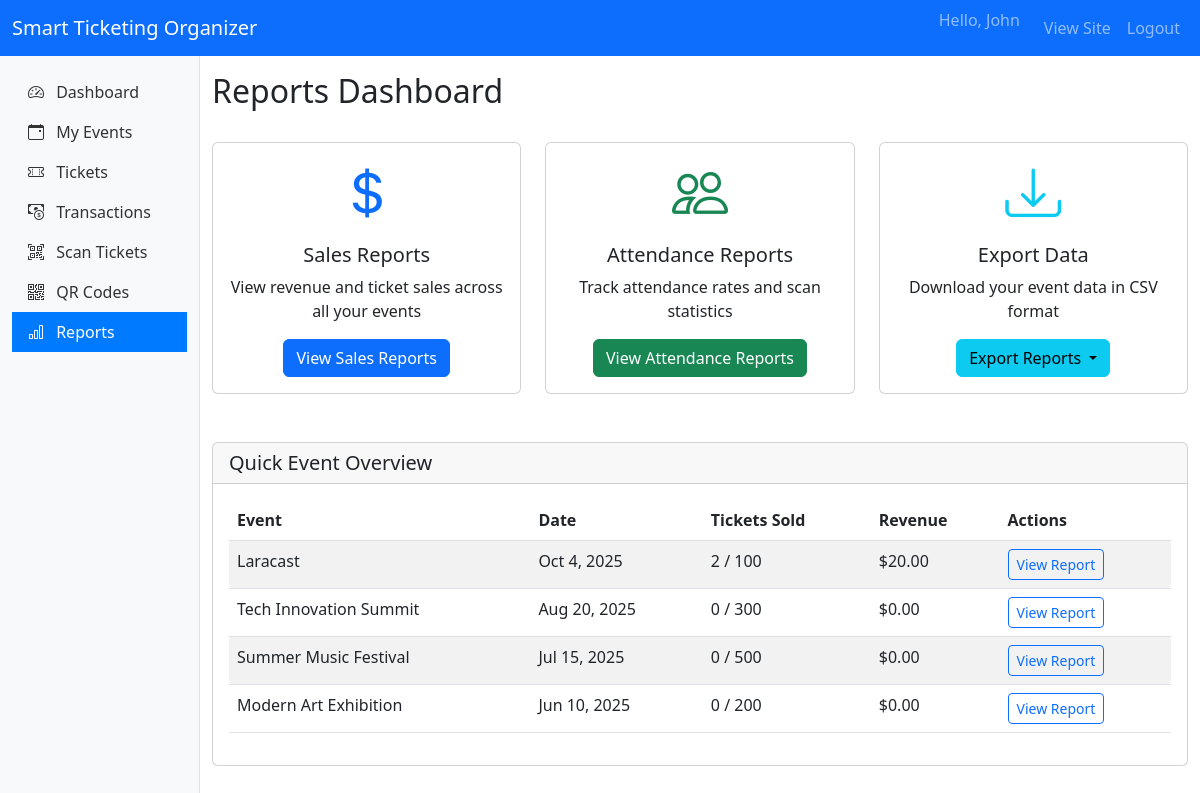
Screenshot of /organizer/reports (signed in) with the database file from the repository.
### tables this page shows
CREATE TABLE `events` (
  `id` int(11) NOT NULL,
  `organizer_id` int(11) NOT NULL,
  `category_id` int(11) DEFAULT NULL,
  `title` varchar(255) NOT NULL,
  `description` text DEFAULT NULL,
  `venue` varchar(255) NOT NULL,
  `date_time` datetime NOT NULL,
  `event_image` varchar(255) DEFAULT NULL,
  `total_tickets` int(11) NOT NULL,
  `tickets_sold` int(11) DEFAULT 0,
  `price` decimal(10,2) DEFAULT 0.00,
  `status` enum('pending','approved','rejected') DEFAULT 'pending',
  `created_at` timestamp NOT NULL DEFAULT current_timestamp()
);

### app/core/BaseController.php (called while the page is built, shortened)
<?php
class BaseController {
    public function render($view, $data = [])
    {
        $rootDir = dirname(__DIR__, 2);
        $viewPath = $rootDir . '/app/views/' . $view . '.php';
        extract($data);
        require $viewPath;
    }
}

### app/controllers/organizer/ReportsController.php (called while the page is built, shortened)
<?php
class ReportsController extends BaseController {
    public function index() {
        $eventModel = new Event();
        $events = $eventModel->getEventsByOrganizer($_SESSION['user']['id']);
        $this->render('organizer/reports/index', [
            'title' => 'Reports - Smart Ticketing',
            'events' => $events
        ]);
    }
}

### public/index.php (called while the page is built, shortened)
<?php
require_once __DIR__ . '/autoloader.php';
$request_uri = $_SERVER['REQUEST_URI'];
$request_uri = explode('?', $request_uri, 2)[0];
$url = trim($request_uri, '/');
$router = new Router();
$router->get('', 'AuthController@redirectToLogin');
$router->get('login', 'AuthController@login');
$router->post('login', 'AuthController@login');
$router->get('register', 'AuthController@register');
$router->post('register', 'AuthController@register');
$router->get('logout', 'AuthController@logout');
$router->get('events', 'EventController@index');
$router->get('events/create', 'EventController@create');
$router->post('events/store', 'EventController@store');
$router->get('events/{id}', 'EventController@show');
$router->get('tickets', 'TicketController@index');
$router->get('tickets/{id}', 'TicketController@show');
$router->get('tickets/purchase/{id}', 'TicketController@purchase');
$router->get('tickets/download/{id}', 'TicketController@download');
$router->get('tickets/qr/{id}', 'TicketController@qr');
$router->get('tickets/pdf/{id}', 'TicketController@pdf');
$router->get('tickets/validate/{qrCodeHash}', 'TicketController@validate');
$router->get('organizer/dashboard', 'organizer\DashboardController@index');
$router->get('organizer/events', 'organizer\EventController@index');
$router->get('organizer/events/create', 'organizer\EventController@create');
$router->post('organizer/events/store', 'organizer\EventController@store');
$router->get('organizer/events/edit/{id}', 'organizer\EventController@edit');
$router->post('organizer/events/update/{id}', 'organizer\EventController@update');
$router->post('organizer/events/delete/{id}', 'organizer\EventController@delete');
$router->get('organizer/events/view/{id}', 'organizer\EventController@view');
$router->get('organizer/tickets', 'organizer\TicketController@index');
$router->get('organizer/tickets/event/{id}', 'organizer\TicketController@view');
$router->get('organizer/tickets/scan/{id}', 'organizer\TicketController@scan');
$router->get('organizer/transactions', 'organizer\TransactionController@index');
$router->get('organizer/transactions/event/{id}', 'organizer\TransactionController@view');
$router->get('organizer/scans', 'organizer\ScanController@index');
$router->get('organizer/scans/scan', 'organizer\ScanController@scan');
$router->post('organizer/scans/process', 'organizer\ScanController@processScan');
$router->get('organizer/scans/history', 'organizer\ScanController@history');
$router->get('organizer/scans/history/{id}', 'organizer\ScanController@history');
$router->get('organizer/reports', 'organizer\ReportsController@index');
$router->get('organizer/reports/sales', 'organizer\ReportsController@sales');
$router->get('organizer/reports/attendance', 'organizer\ReportsController@attendance');
$router->get('organizer/reports/attendance/{id}', 'organizer\ReportsController@attendance');
$router->get('organizer/reports/event/{id}', 'organizer\ReportsController@event');
$router->get('organizer/reports/export/{type}', 'organizer\ReportsController@export');
$router->get('organizer/reports/export/{type}/{id}', 'organizer\ReportsController@export');
$router->get('organizer/scanner', 'organizer\ScannerController@index');
$router->get('organizer/scanner/scan', 'organizer\ScannerController@scan');
$router->post('organizer/scanner/process', 'organizer\ScannerController@processScan');
$router->get('organizer/scanner/result', 'organizer\ScannerController@result');
$router->get('organizer/scanner/history', 'organizer\ScannerController@history');
$router->get('organizer/scanner/history/{ticketId}', 'organizer\ScannerController@history');
$router->get('organizer/scanner/download', 'organizer\ScannerController@download');
$router->get('admin/dashboard', 'admin\DashboardController@index');
$router->get('admin/categories', 'admin\CategoryController@index');
$router->get('admin/categories/create', 'admin\CategoryController@create');
$router->post('admin/categories/store', 'admin\CategoryController@store');
$router->get('admin/categories/edit/{id}', 'admin\CategoryController@edit');
$router->post('admin/categories/update/{id}', 'admin\CategoryController@update');
$router->post('admin/categories/delete/{id}', 'admin\CategoryController@delete');
$router->get('admin/events', 'admin\EventController@index');
$router->get('admin/events/view/{id}', 'admin\EventController@view');
$router->get('admin/events/approve/{id}', 'admin\EventController@approve');
$router->get('admin/events/reject/{id}', 'admin\EventController@reject');
$router->get('admin/events/disable/{id}', 'admin\EventController@disable');
$router->get('admin/tickets', 'admin\TicketController@index');
$router->get('admin/tickets/view/{id}', 'admin\TicketController@view');
$router->get('admin/tickets/check/{id}', 'admin\TicketController@checkFraud');
$router->get('admin/tickets/history/{id}', 'admin\TicketController@scanHistory');
$router->get('admin/scans', 'admin\ScanController@index');
$router->get('admin/scans/view/{id}', 'admin\ScanController@view');
$router->get('admin/scans/analytics', 'admin\ScanController@analytics');
$router->get('admin/scans/suspicious', 'admin\ScanController@suspicious');
$router->get('admin/scans/export', 'admin\ScanController@export');
$router->get('admin/scans/export/{type}', 'admin\ScanController@export');
$router->get('admin/transactions', 'admin\TransactionController@index');
$router->get('admin/transactions/view/{id}', 'admin\TransactionController@view');
$router->get('admin/transactions/suspicious', 'admin\TransactionController@suspicious');
$router->get('admin/transactions/analytics', 'admin\TransactionController@analytics');
$router->get('admin/transactions/export', 'admin\TransactionController@export');
$router->get('admin/transactions/export/{type}', 'admin\TransactionController@export');
$router->get('admin/reports', 'admin\ReportsController@index');
$router->get('admin/reports/sales', 'admin\ReportsController@sales');
$router->get('admin/reports/attendance', 'admin\ReportsController@attendance');
$router->get('admin/reports/attendance/{id}', 'admin\ReportsController@attendance');
$router->get('admin/reports/event/{id}', 'admin\ReportsController@event');
$router->get('admin/reports/export/{type}', 'admin\ReportsController@export');
$router->get('admin/reports/export/{type}/{id}', 'admin\ReportsController@export');
$router->get('admin/users', 'admin\UserController@index');
$router->get('admin/users/create', 'admin\UserController@create');
$router->post('admin/users/store', 'admin\UserController@store');
$router->get('admin/users/view/{id}', 'admin\UserController@view');
$router->get('admin/users/edit/{id}', 'admin\UserController@edit');
$router->post('admin/users/update/{id}', 'admin\UserController@update');
$router->post('admin/users/delete/{id}', 'admin\UserController@delete');
$router->dispatch($url);

### public/autoloader.php (called while the page is built, shortened)
<?php
spl_autoload_register(function ($class) {
    $class = str_replace('app\\', '', $class);
    $file = __DIR__ . '/../app/' . str_replace('\\', '/', $class) . '.php';
    $file = str_replace('/', DIRECTORY_SEPARATOR, $file);
});

### app/models/Event.php (called while the page is built, shortened)
<?php
class Event {
    private $db;
    public function __construct() {
        $database = new Database();
        $this->db = $database->getConnection();
    }
    public function getEventsByOrganizer($organizerId) {
        $sql = "SELECT e.*, c.name as category_name,
                (SELECT COUNT(*) FROM tickets WHERE event_id = e.id) as tickets_sold_count,
                (SELECT SUM(t.amount) FROM transactions t
                JOIN tickets tk ON t.id = tk.transaction_id
                WHERE tk.event_id = e.id AND t.status = 'completed') as total_revenue
                FROM events e
                LEFT JOIN categories c ON e.category_id = c.id
                WHERE e.organizer_id = :organizer_id
                ORDER BY e.date_time DESC";
        $stmt = $this->db->prepare($sql);
        $stmt->bindParam(':organizer_id', $organizerId);
        $stmt->execute();
        return $stmt->fetchAll(PDO::FETCH_ASSOC);
    }
}

### app/config/Database.php (called while the page is built, shortened)
<?php
class Database {
    private $host = 'localhost';
    private $port = '3306';
    private $db_name = 'smart_ticketing';
    private $username = 'root';
    private $password = 'promise';
    public function getConnection() {
        $this->conn = null;
        try {
            $dsn = "mysql:host={$this->host};port={$this->port};dbname={$this->db_name}";
            $this->conn = new \PDO($dsn, $this->username, $this->password);
            $this->conn->setAttribute(\PDO::ATTR_ERRMODE, \PDO::ERRMODE_EXCEPTION);
            $this->conn->exec("SET NAMES 'utf8'");
            $this->conn->exec("SET CHARACTER SET utf8");
        } catch(\PDOException $e) {
            echo "Connection failed: " . $e->getMessage();
            error_log("Database error: " . $e->getMessage());
        }
        return $this->conn;
    }
}

### app/views/organizer/reports/index.php (the view, shortened to what this page needs)
<div class="d-flex justify-content-between align-items-center mb-4">
    <h2>Reports Dashboard</h2>
</div>
<div class="row">
    <div class="col-md-4 mb-4">
        <div class="card text-center">
            <div class="card-body">
                <i class="bi bi-currency-dollar display-4 text-primary"></i>
                <h5 class="card-title mt-3">Sales Reports</h5>
                <p class="card-text">View revenue and ticket sales across all your events</p>
                <a href="<?= BASE_URL ?>/organizer/reports/sales" class="btn btn-primary">View Sales Reports</a>
            </div>
        </div>
    </div>
    <div class="col-md-4 mb-4">
        <div class="card text-center">
            <div class="card-body">
                <i class="bi bi-people display-4 text-success"></i>
                <h5 class="card-title mt-3">Attendance Reports</h5>
                <p class="card-text">Track attendance rates and scan statistics</p>
                <a href="<?= BASE_URL ?>/organizer/reports/attendance" class="btn btn-success">View Attendance Reports</a>
            </div>
        </div>
    </div>
    <div class="col-md-4 mb-4">
        <div class="card text-center">
            <div class="card-body">
                <i class="bi bi-download display-4 text-info"></i>
                <h5 class="card-title mt-3">Export Data</h5>
                <p class="card-text">Download your event data in CSV format</p>
                <div class="btn-group">
                    <button type="button" class="btn btn-info dropdown-toggle" data-bs-toggle="dropdown">
                        Export Reports
                    </button>
                </div>
            </div>
        </div>
    </div>
</div>
<div class="card mt-4">
    <div class="card-header">
        <h5 class="mb-0">Quick Event Overview</h5>
    </div>
    <div class="card-body">
        <?php if (empty($events)): ?>
            <div class="alert alert-info">
                You don't have any events yet.
            </div>
        <?php else: ?>
            <div class="table-responsive">
                <table class="table table-striped">
                    <thead>
                        <tr>
                            <th>Event</th>
                            <th>Date</th>
                            <th>Tickets Sold</th>
                            <th>Revenue</th>
                            <th>Actions</th>
                        </tr>
                    </thead>
                    <tbody>
                        <?php foreach ($events as $event):
                            $revenue = $event['price'] * $event['tickets_sold'];
                        ?>
                            <tr>
                                <td><?= htmlspecialchars($event['title']) ?></td>
                                <td><?= date('M j, Y', strtotime($event['date_time'])) ?></td>
                                <td><?= $event['tickets_sold'] ?> / <?= $event['total_tickets'] ?></td>
                                <td>$<?= number_format($revenue, 2) ?></td>
                                <td>
                                    <a href="<?= BASE_URL ?>/organizer/reports/event/<?= $event['id'] ?>" class="btn btn-sm btn-outline-primary">
                                        View Report
                                    </a>
                                </td>
                            </tr>
                        <?php endforeach; ?>
                    </tbody>
                </table>
            </div>
        <?php endif; ?>
    </div>
</div>

### rows the page displays
events: title "Laracast", date_time "Oct 4, 2025", tickets_sold "2", total_tickets "100", revenue "20.00"
events: title "Tech Innovation Summit", date_time "Aug 20, 2025", tickets_sold "0", total_tickets "300", revenue "0.00"
events: title "Summer Music Festival", date_time "Jul 15, 2025", tickets_sold "0", total_tickets "500", revenue "0.00"
events: title "Modern Art Exhibition", date_time "Jun 10, 2025", tickets_sold "0", total_tickets "200", revenue "0.00"

### other values shown
$_SESSION['user']['first_name'] "John"
